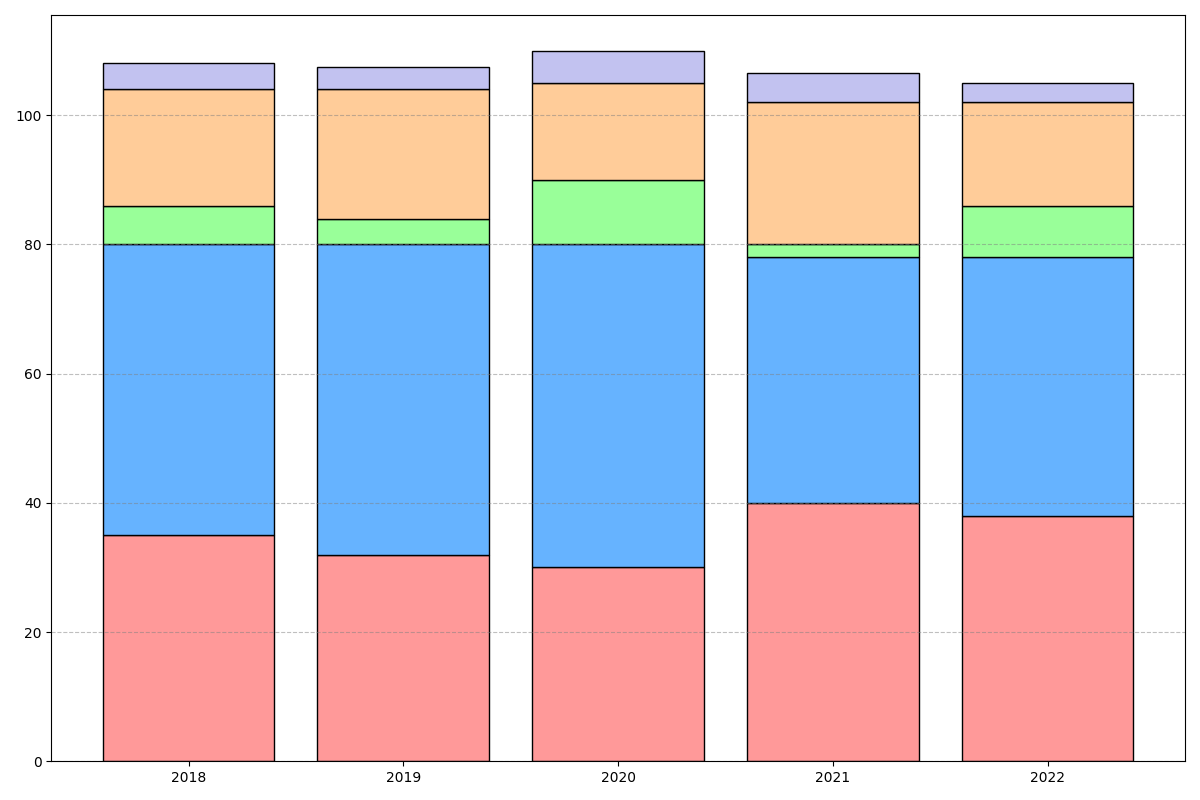

The script that drew this image:
import matplotlib.pyplot as plt
import numpy as np

# Define the years and demographics
years = ['2018', '2019', '2020', '2021', '2022']
demographics = ['Women', 'Men', 'Non-Binary', 'Underrepresented Minorities', 'Others']

# Altered enrollment data (percentage) to simulate randomness while maintaining structure
data = {
    'Women': [35, 32, 30, 40, 38],
    'Men': [45, 48, 50, 38, 40],
    'Non-Binary': [6, 4, 10, 2, 8],
    'Underrepresented Minorities': [18, 20, 15, 22, 16],
    'Others': [4, 3.5, 5, 4.5, 3]
}

# Colors for each demographic
colors = ['#ff9999', '#66b3ff', '#99ff99', '#ffcc99', '#c2c2f0']

# Prepare the stacked bar chart data
def prepare_data(data, years):
    n_years = len(years)
    y_offsets = np.zeros(n_years)
    y_data = []
    
    for _, values in data.items():
        y_data.append((y_offsets.copy(), values))
        y_offsets += values
    return y_data

y_data = prepare_data(data, years)

# Plot setup
fig, ax = plt.subplots(figsize=(12, 8))

# Plot each group as a stacked bar
for y_offset, values in y_data:
    ax.bar(years, values, bottom=y_offset, color=colors.pop(0), edgecolor='black')

# Enable grid lines for the y-axis
ax.yaxis.grid(True, linestyle='--', which='major', color='grey', alpha=0.5)

plt.tight_layout()
plt.show()
